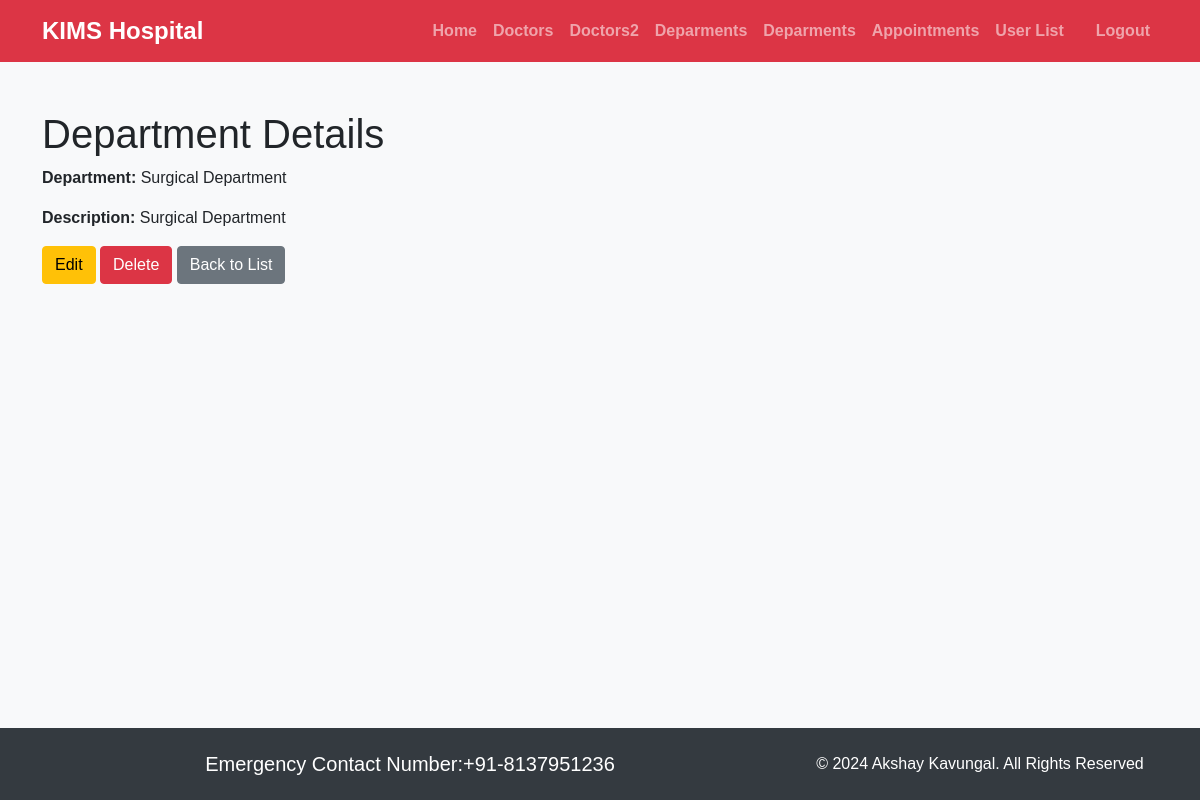
The app's page /DepartmentsList/3/ with its own data.
### customer/models.py (models this page shows, shortened)
class Departments(models.Model):
    dep_name = models.CharField(max_length=100)
    dep_description = models.CharField(max_length=100)

### admin1/views.py (the view)
# urls.py: path('DepartmentsList/<int:pk>/', DepartmentsDetailView.as_view(), name='department_detail'),
class DepartmentsDetailView(DetailView):
    model = Departments
    template_name = 'admintemplate/department/detail.html'
    context_object_name = 'dept'

### templates/admintemplate/department/detail.html (shortened to what this page needs)
{% extends "admintemplate/base.html" %}
{% block content %}
  <h1>Department Details</h1>
  <p><strong>Department:</strong> {{ dept.dep_name }}</p>
  <p><strong>Description:</strong> {{ dept.dep_description }}</p>
  <a href="{% url 'department_update' dept.pk %}" class="btn btn-warning">Edit</a>
  <a href="{% url 'department_delete' dept.pk %}" class="btn btn-danger">Delete</a>
  <a href="{% url 'department_list' %}" class="btn btn-secondary">Back to List</a>
{% endblock %}

### templates/admintemplate/base.html (style rules this page uses)
body { background-color: #f8f9fa; font-family: Arial, sans-serif; display: flex; flex-direction: column; min-height: 100vh; }

### records on screen
Departments: dep_name "Surgical Department", dep_description "Surgical Department"
